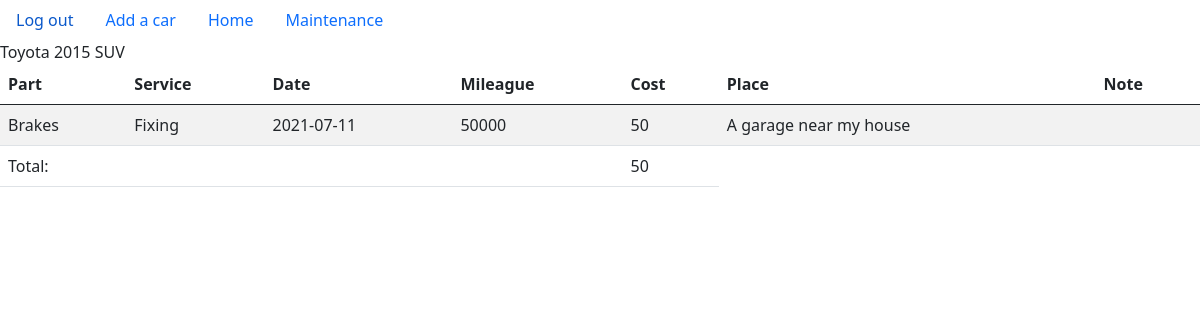
Screenshot of / (signed in) with the database file from the repository.
### tables this page shows
CREATE TABLE history (
user_id int,
car_id int,
part varchar(255),
service varchar(255),
place varchar(255),
cost int,
note TEXT
, date text, mileague int);

### app.py (the view)
@app.route("/")
@login_required
def index():
    all_info = {}
    all_cars = get_cars(session["user_name"])
    cars_total = {}
    for car in all_cars:
        car_info = cursor.execute("SELECT * FROM history WHERE user_id=? AND car_id=?", (session["user_name"], car)).fetchall()
        car_info.sort(key=lambda symbol: datetime.strptime(symbol["date"], "%Y-%m-%d"))
        total = 0
        for dic in car_info:
            total = total + dic["cost"]
        all_info[all_cars[car]] = car_info
        cars_total[all_cars[car]] = total
    return render_template("index.html", all_info=all_info, cars_total=cars_total)

### app.py (called while the page is built)
@app.after_request
def after_request(response):
    response.headers["Cache-Control"] = "no-cache, no-store, must-revalidate"
    response.headers["Expires"] = 0
    response.headers["Pragma"] = "no-cache"
    return response

def dict_factory(cursor, row):
    d = {}
    for idx, col in enumerate(cursor.description):
        d[col[0]] = row[idx]
    return d

def get_cars(user_name):
    printed_cars = {}
    data = cursor.execute("SELECT * FROM cars WHERE user_id=?", (user_name,)).fetchall()
    for i in data:
        name = i["brand"] + " " + str(i["year"]) + " " + i["type"]
        printed_cars[i["car_id"]] = name
    return printed_cars

### helpers.py (called while the page is built)
def login_required(f):
    @wraps(f)
    def decorated_function(*args, **kwargs):
        if session.get("user_name") is None:
            return redirect("/login")
        return f(*args, **kwargs)
    return decorated_function

### templates/index.html (shortened to what this page needs)
{% extends "layout.html" %}
{% block main %}
{% for car in all_info %}
    <div>{{ car }}</div>
    <table class="table table-striped">
        <thead>
            <tr>
                <th>Part</th>
                <th>Service</th>
                <th>Date</th>
                <th>Mileague</th>
                <th>Cost</th>
                <th>Place</th>
                <th>Note</th>
            </tr>
        </thead>
        <tbody>
                {% for point in all_info[car] %}
                <tr>
                    <td>{{ point["part"] }}</td>
                    <td>{{ point["service"] }}</td>
                    <td>{{ point["date"] }}</td>
                    <td>{{ point["mileague"] }}</td>
                    <td>{{ point["cost"] }}</td>
                    <td>{{ point["place"] }}</td>
                    <td>{{ point["note"] }}</td>
                </tr>
                {% endfor %}
                <tr>
                    <td colspan="4">Total: </td>
                    <td>{{ cars_total[car] }}</td>
                </tr>
        </tbody>
    </table>
{% endfor %}
{% endblock %}

### rows the page displays
history: part "Brakes", service "Fixing", date "2021-07-11", mileague "50000", cost "50", place "A garage near my house"

### other values shown
{{ car }} "Toyota 2015 SUV"
{{ cars_total[car] }} "50"
